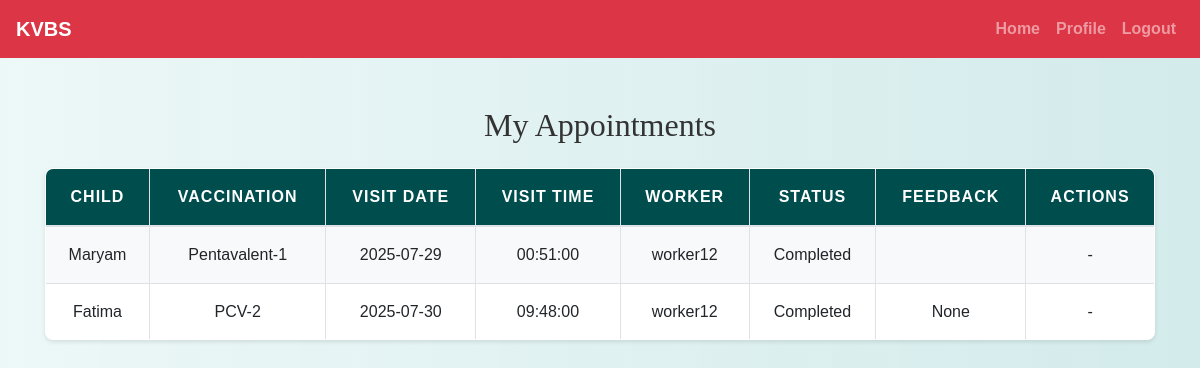
Page /parent/view_appointments.php (signed in) on the committed database.
### tables this page shows
CREATE TABLE `visit_bookings` (
  `booking_id` int(11) NOT NULL,
  `user_id` int(11) NOT NULL,
  `kid_id` int(11) NOT NULL,
  `vaccination_id` int(11) NOT NULL,
  `worker_id` int(11) DEFAULT NULL,
  `visit_date` date NOT NULL,
  `visit_time` time NOT NULL,
  `status` enum('Pending','Confirmed','Rejected','Completed') NOT NULL DEFAULT 'Pending',
  `feedback` text DEFAULT NULL,
  `created_at` datetime DEFAULT current_timestamp()
);

CREATE TABLE `children` (
  `child_id` int(11) NOT NULL,
  `parent_id` int(11) NOT NULL,
  `first_name` varchar(100) NOT NULL,
  `last_name` varchar(100) NOT NULL,
  `date_of_birth` date NOT NULL,
  `gender` enum('Male','Female','Other') NOT NULL,
  `address` varchar(255) NOT NULL,
  `city` varchar(100) NOT NULL,
  `province` varchar(100) NOT NULL,
  `postal_code` varchar(20) NOT NULL,
  `special_notes` text DEFAULT NULL,
  `created_at` timestamp NOT NULL DEFAULT current_timestamp(),
  `updated_at` timestamp NOT NULL DEFAULT current_timestamp() ON UPDATE current_timestamp()
);

CREATE TABLE `vaccinations` (
  `vaccination_id` int(11) NOT NULL,
  `name` varchar(255) NOT NULL,
  `description` text NOT NULL,
  `age_limit_months` int(11) NOT NULL
);

CREATE TABLE `users` (
  `id` int(11) NOT NULL,
  `username` varchar(50) NOT NULL,
  `password` varchar(255) NOT NULL,
  `email` varchar(100) NOT NULL,
  `phone` varchar(20) NOT NULL,
  `age` int(11) DEFAULT NULL,
  `bio` text DEFAULT NULL,
  `user_type` varchar(50) DEFAULT NULL,
  `profile_picture` varchar(255) DEFAULT NULL,
  `status` enum('pending','approved','rejected') DEFAULT 'pending'
);

### parent/view_appointments.php (the view, shortened to what this page needs)
<?php
include('config.php');
$parent_id = $_SESSION["id"];
$sql = "SELECT vb.*,
               c.child_id, c.first_name AS child_name,
               v.vaccination_id, v.name AS vaccination_name,
               u.username AS worker_name
        FROM visit_bookings vb
        JOIN children c ON vb.kid_id = c.child_id
        JOIN vaccinations v ON vb.vaccination_id = v.vaccination_id
        LEFT JOIN users u ON vb.worker_id = u.id
        WHERE vb.user_id = ?
        ORDER BY vb.created_at DESC";
$stmt = $conn->prepare($sql);
$stmt->bind_param("i", $parent_id);
$stmt->execute();
$result = $stmt->get_result();
?>
<!DOCTYPE html>
<html>
<head>
 <link rel="stylesheet" href="https://maxcdn.bootstrapcdn.com/bootstrap/4.5.2/css/bootstrap.min.css">
    <link rel="stylesheet" href="../css/style.css">
</head>
<body>
<?php include('navbar.php'); ?>
<div class="container mt-5 mb-5">
<h2 class="mb-4">My Appointments</h2>
<table class="table table-bordered">
    <thead>
        <tr>
            <th>Child</th>
            <th>Vaccination</th>
            <th>Visit Date</th>
            <th>Visit Time</th>
            <th>Worker</th>
            <th>Status</th>
            <th>Feedback</th>
            <th>Actions</th>
        </tr>
    </thead>
    <tbody>
    <?php while ($row = $result->fetch_assoc()) { ?>
        <tr>
            <td><?= htmlspecialchars($row['child_name']) ?></td>
            <td><?= htmlspecialchars($row['vaccination_name']) ?></td>
            <td><?= $row['visit_date'] ?></td>
            <td><?= $row['visit_time'] ?></td>
            <td><?= $row['worker_name'] ?? 'Not Assigned' ?></td>
            <td><?= $row['status'] ?></td>
            <td><?= $row['feedback'] ?? 'N/A' ?></td>
            <td>
                <?php if ($row['status'] === 'Pending') { ?>
                    <button class="btn btn-sm btn-success" data-bs-toggle="modal" data-bs-target="#editModal<?= $row['booking_id'] ?>">Edit</button>
                    <button class="btn btn-sm btn-danger" data-bs-toggle="modal" data-bs-target="#deleteModal<?= $row['booking_id'] ?>">Delete</button>
                <?php } else { echo '-'; } ?>
            </td>
        </tr>
    <?php } ?>
    </tbody>
</table>
</body>
</html>

### css/style.css (style rules this page uses)
body { background: linear-gradient(90deg, rgba(233, 246, 246, 0.831), rgba(207, 233, 233, 0.9)); font-family: 'Arial', sans-serif; color: #333; line-height: 1.6; }
h1, h2, h3, h4 { text-align: center; margin-top: 30px; margin-bottom: 30px; font-family: 'Georgia', serif; }
.container { margin-bottom: 40px; }
.table { width: 100%; border-collapse: collapse; margin-top: 20px; font-size: 16px; background-color: #ffffff; border-radius: 8px; overflow: hidden; box-shadow: 0 2px 4px rgba(0, 0, 0, 0.1); }
.table th, .table td { padding: 15px; border: 1px solid #dee2e6; text-align: center; }
.table thead th { background-color: #004d4d; color: white; font-weight: bold; text-transform: uppercase; letter-spacing: 1px; }
.table tbody tr:nth-child(odd) { background-color: #f8f9fa; }

### rows in the picture
visit_bookings: kid.first_name "Maryam", vaccination.name "Pentavalent-1", visit_date "2025-07-29", visit_time "00:51:00", worker.username "worker12", status "Completed"
visit_bookings: kid.first_name "Fatima", vaccination.name "PCV-2", visit_date "2025-07-30", visit_time "09:48:00", worker.username "worker12", status "Completed", feedback "None"
